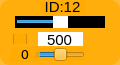
    <widget class="QWidget" name="widget_id12" native="true">
     <property name="geometry">
      <rect>
       <x>200</x>
       <y>330</y>
       <width>120</width>
       <height>65</height>
      </rect>
     </property>
     <property name="maximumSize">
      <size>
       <width>16777161</width>
       <height>16777215</height>
      </size>
     </property>
     <property name="styleSheet">
      <string notr="true">background-color: rgb(255, 170, 0, 200);
border-radius:10px;</string>
     </property>
     <widget class="QLabel" name="label_ID12">
      <property name="geometry">
       <rect>
        <x>40</x>
        <y>1</y>
        <width>45</width>
        <height>12</height>
       </rect>
      </property>
      <property name="minimumSize">
       <size>
        <width>0</width>
        <height>10</height>
       </size>
      </property>
      <property name="font">
       <font>
        <family>Arial</family>
        <pointsize>11</pointsize>
       </font>
      </property>
      <property name="styleSheet">
       <string notr="true">background-color: rgb(255, 255, 255， 0);
border-radius:0px;</string>
      </property>
      <property name="text">
       <string>ID:12</string>
      </property>
      <property name="alignment">
       <set>Qt::AlignCenter</set>
      </property>
     </widget>
     <widget class="QSlider" name="horizontalSlider_pulse_id12">
      <property name="geometry">
       <rect>
        <x>15</x>
        <y>16</y>
        <width>90</width>
        <height>12</height>
       </rect>
      </property>
      <property name="autoFillBackground">
       <bool>false</bool>
      </property>
      <property name="styleSheet">
       <string notr="true">QSlider{
	background: rgb(0, 0, 0);
	border-radius:0px;
}
QSlider::handle {/*设置中间的那个滑动的键*/                           background: rgb(255, 255, 255)}</string>
      </property>
      <property name="minimum">
       <number>0</number>
      </property>
      <property name="maximum">
       <number>1000</number>
      </property>
      <property name="pageStep">
       <number>1</number>
      </property>
      <property name="value">
       <number>500</number>
      </property>
      <property name="orientation">
       <enum>Qt::Horizontal</enum>
      </property>
     </widget>
     <widget class="QSlider" name="horizontalSlider_dev_id12">
      <property name="geometry">
       <rect>
        <x>35</x>
        <y>48</y>
        <width>50</width>
        <height>13</height>
       </rect>
      </property>
      <property name="styleSheet">
       <string notr="true">background-color: rgb(255, 255, 255， 0);</string>
      </property>
      <property name="minimum">
       <number>-125</number>
      </property>
      <property name="maximum">
       <number>125</number>
      </property>
      <property name="pageStep">
       <number>1</number>
      </property>
      <property name="orientation">
       <enum>Qt::Horizontal</enum>
      </property>
     </widget>
     <widget class="QLabel" name="label_id12">
      <property name="geometry">
       <rect>
        <x>10</x>
        <y>47</y>
        <width>30</width>
        <height>15</height>
       </rect>
      </property>
      <property name="minimumSize">
       <size>
        <width>0</width>
        <height>10</height>
       </size>
      </property>
      <property name="font">
       <font>
        <family>DejaVu Sans</family>
        <pointsize>10</pointsize>
       </font>
      </property>
      <property name="styleSheet">
       <string notr="true">background-color: rgb(255, 255, 255， 0);</string>
      </property>
      <property name="text">
       <string>0</string>
      </property>
      <property name="alignment">
       <set>Qt::AlignCenter</set>
      </property>
     </widget>
     <widget class="QLineEdit" name="lineEdit_id12">
      <property name="geometry">
       <rect>
        <x>38</x>
        <y>32</y>
        <width>45</width>
        <height>14</height>
       </rect>
      </property>
      <property name="sizePolicy">
       <sizepolicy hsizetype="Fixed" vsizetype="Fixed">
        <horstretch>0</horstretch>
        <verstretch>0</verstretch>
       </sizepolicy>
      </property>
      <property name="font">
       <font>
        <family>Arial</family>
        <pointsize>11</pointsize>
       </font>
      </property>
      <property name="autoFillBackground">
       <bool>false</bool>
      </property>
      <property name="styleSheet">
       <string notr="true">background-color: rgb(255, 255, 255);
border-radius:0px;</string>
      </property>
      <property name="text">
       <string>500</string>
      </property>
      <property name="maxLength">
       <number>1000</number>
      </property>
      <property name="alignment">
       <set>Qt::AlignCenter</set>
      </property>
      <property name="dragEnabled">
       <bool>false</bool>
      </property>
      <property name="readOnly">
       <bool>false</bool>
      </property>
     </widget>
     <widget class="QCheckBox" name="checkBox_id12">
      <property name="geometry">
       <rect>
        <x>13</x>
        <y>34</y>
        <width>15</width>
        <height>10</height>
       </rect>
      </property>
      <property name="text">
       <string/>
      </property>
     </widget>
    </widget>
